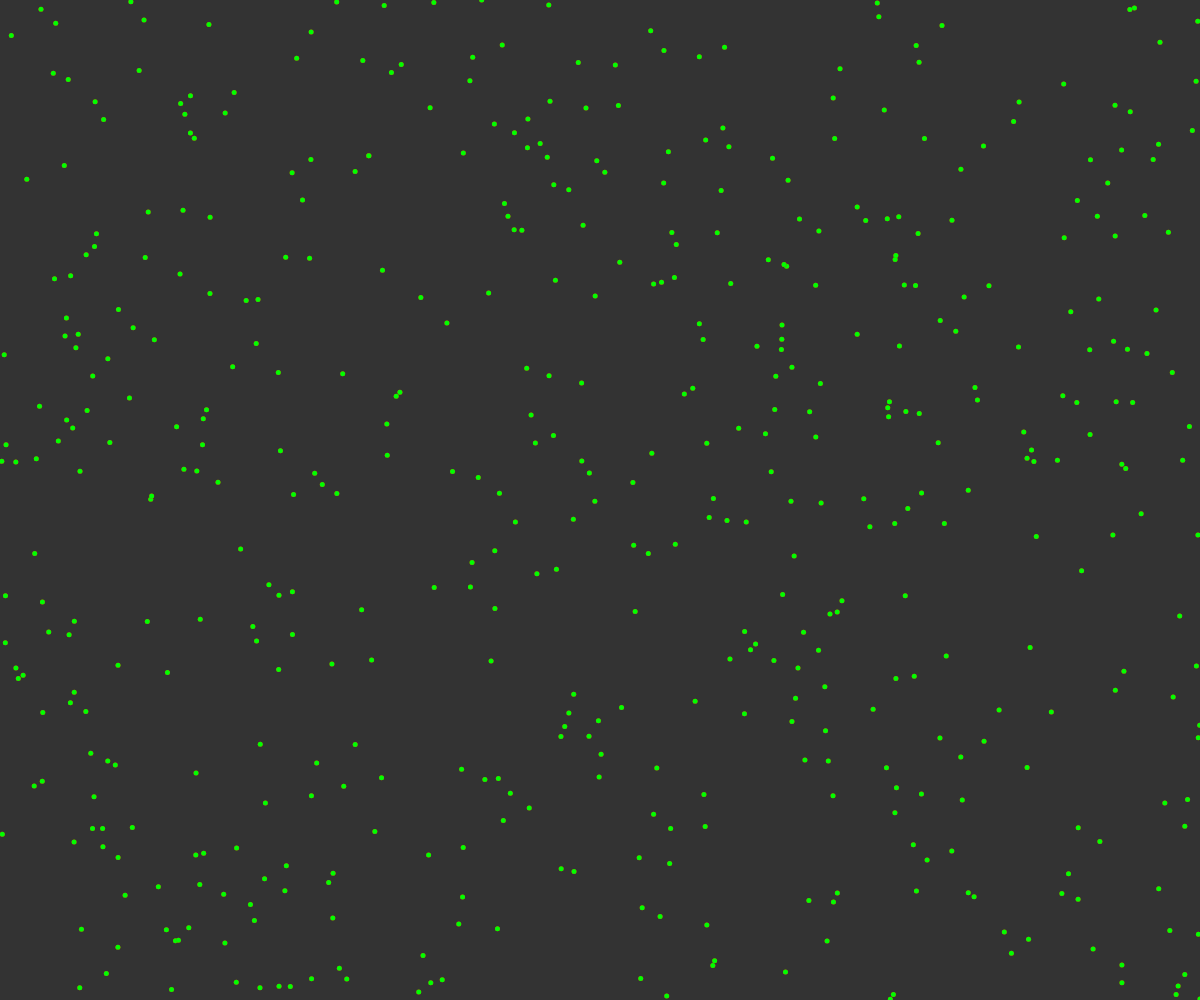
Frame 1 (no input)
Frame 2 (the mouse pressed at the canvas centre, redrawn once): identical to frame 1, image omitted

The p5.js sketch that drew this single still picture (run headless with seeded random() and noise() and a simulated clock; the mouse was pressed at the canvas centre and the sketch redrawn once):

// p5.js sketch
// ── sketch.js
function setup() {
  let cnv = createCanvas(windowWidth, windowHeight);
  cnv.style('display', 'block');
  background(51);
  noFill();
  strokeWeight(5);
  for (let i = 0; i < 500; i++) {
    stroke(255, 0, 0);
    let rw = random();
    let rh = random();
    point(rw * width, rh * height);
    stroke(0, 255, 0);
    let x = lerp(0, width, rw);
    let y = lerp(0, height, rh);
    point(x, y);
  }

  noLoop();
}

function draw() {}
